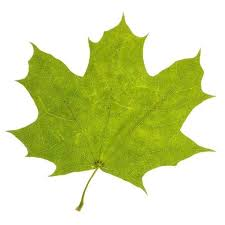
#> input picture hw1/leaf.jpg, 225 x 225 px, found by its file name
$ python edgeDetection.py
#> lines starting #> are read from the running program, lines starting #| are printed output that depends on the picture; after the words box and inside, x2 and y2 are one past the last pixel; in counts of white or black regions, pixels touching at a corner belong together
import sys
import numpy as np
import cv2
from PIL import Image, ImageFont, ImageDraw
from matplotlib import pyplot as plt

def viewImage(img):
	cv2.imshow('Display', img)
	cv2.waitKey(0)
	cv2.destroyAllWindows()

img = cv2.imread('leaf.jpg')
#> img is the input picture: shape (225, 225, 3); mean B, G, R 162.3, 220.4, 211.3
img_gray = cv2.imread('leaf.jpg', 0)
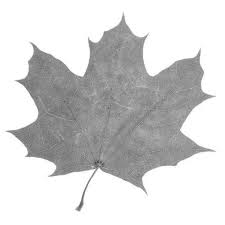
#> img_gray: shape (225, 225); min 67, max 255, mean 211.2

## detect and draw black edges
edged = cv2.Canny(img_gray, 30, 100)
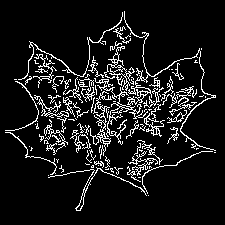
#> edged: shape (225, 225); 9.9% white in thin lines or dots, all inside (x1, y1, x2, y2) = (5, 11, 216, 211)
rgb = cv2.cvtColor(edged, cv2.COLOR_GRAY2BGR) ## 顏色空間轉換
output = img
output[np.where((rgb == [255, 255, 255]).all(axis=2))] = [0, 0, 0]
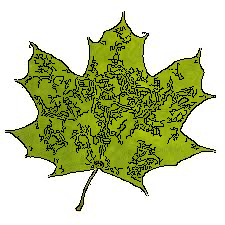
#> output: shape (225, 225, 3); 9.9% of pixels changed, all inside (x1, y1, x2, y2) = (5, 11, 216, 211)
## 另解
# output = np.bitwise_or(img, rgb)
# ret, threshold = cv2.threshold(rgb, 240, 255, cv2.THRESH_BINARY)
# output[threshold == 255] = 0 ## 把threshold為白點的位置在output上塗黑

# viewImage(output)

## detect external contour
gray = cv2.cvtColor(img, cv2.COLOR_BGR2GRAY)
gray = 255 - gray
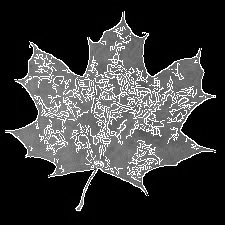
#> gray: shape (225, 225); min 0, max 255, mean 59.5
ret, threshold = cv2.threshold(gray, 50, 255, cv2.THRESH_BINARY)
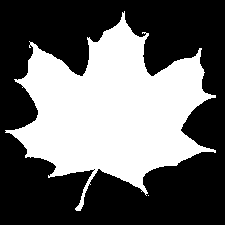
#> threshold: shape (225, 225); 40.4% white; 2 white regions (1 under 20 px), largest, box (x1, y1, x2, y2) and area: (5, 11, 216, 211) 20448
contour = cv2.Canny(threshold, 30, 100)
#> contour: shape (225, 225); 2% white in thin lines or dots, all inside (x1, y1, x2, y2) = (5, 10, 216, 211)
# viewImage(contour)

## draw brown contours
contour = cv2.cvtColor(contour, cv2.COLOR_GRAY2BGR)
output[np.where((contour == [255, 255, 255]).all(axis=2))] = [42, 42, 165]
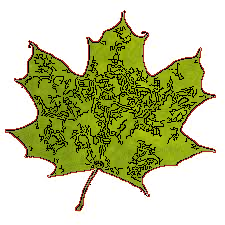
#> output: shape (225, 225, 3); 2.04% of pixels changed, all inside (x1, y1, x2, y2) = (5, 10, 216, 211)
# viewImage(output)

## save processed image
cv2.imwrite('output.png', output)

## draw school ID on processed image
img = Image.open('output.png')
#> img: PIL image 225x225 RGB
draw = ImageDraw.Draw(img)
font = ImageFont.truetype("arial.ttf", 12)
draw.text((160, 200), 'b05902058', font=font, fill='black')
img.save('output.png')
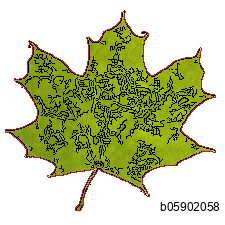
#> saved as output.png: PIL image 225x225 RGB; mean R, G, B 195.5, 200, 155.2
